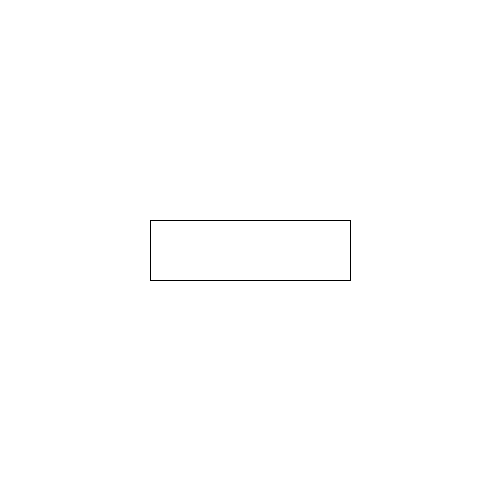
Frame 1 (no input)
Frame 60 (the mouse pressed at the canvas centre just before this capture): identical to frame 1, image omitted
Frame 120 (the mouse held since frame 60 and released just before this capture): identical to frame 1, image omitted

The Processing sketch that drew this single still picture (run headless with seeded random() and noise(); from frame 60 on, the mouse is pressed at the canvas centre):

// Processing sketch: rect_button
// ── rect_button.pde

boolean isON;
int x;
int y;
int w; // width
int h; // height

void setup(){
  size(500, 500);
  isON = false;
  w = 200;
  h = 60;
  x = width/2 - (w/2);
  y = height/2 - (h/2);
}

void draw(){
  background(255);
  
  if(isON == true){
    fill(0);
  }else{
   fill(255); 
  }
  
  rect(x, y, w, h);
}

void mouseClicked(){

  if(mouseX >= x & mouseX <= x+w  & mouseY > y & mouseY <= y+h){
    isON = !isON;
  }
  
}
